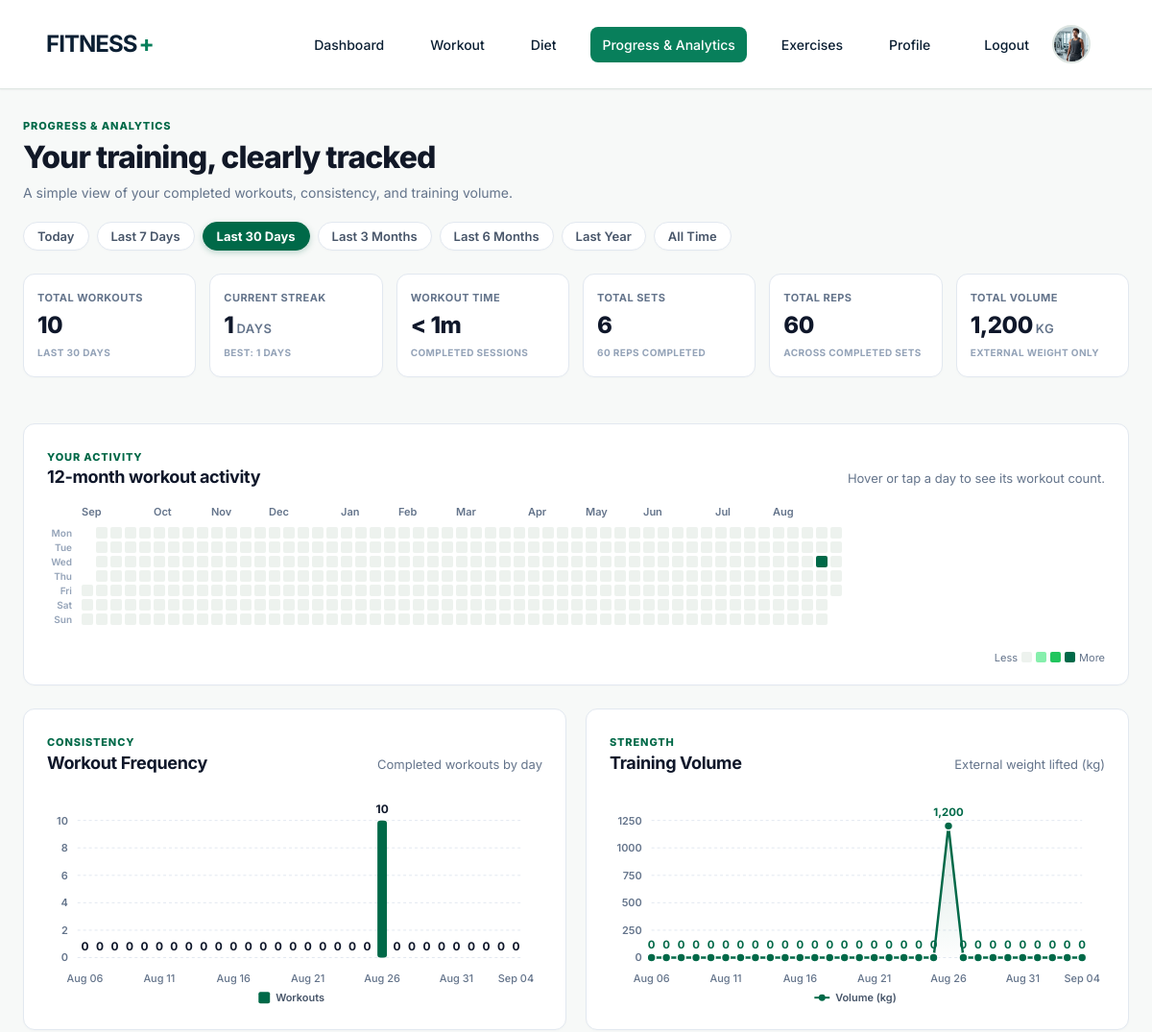
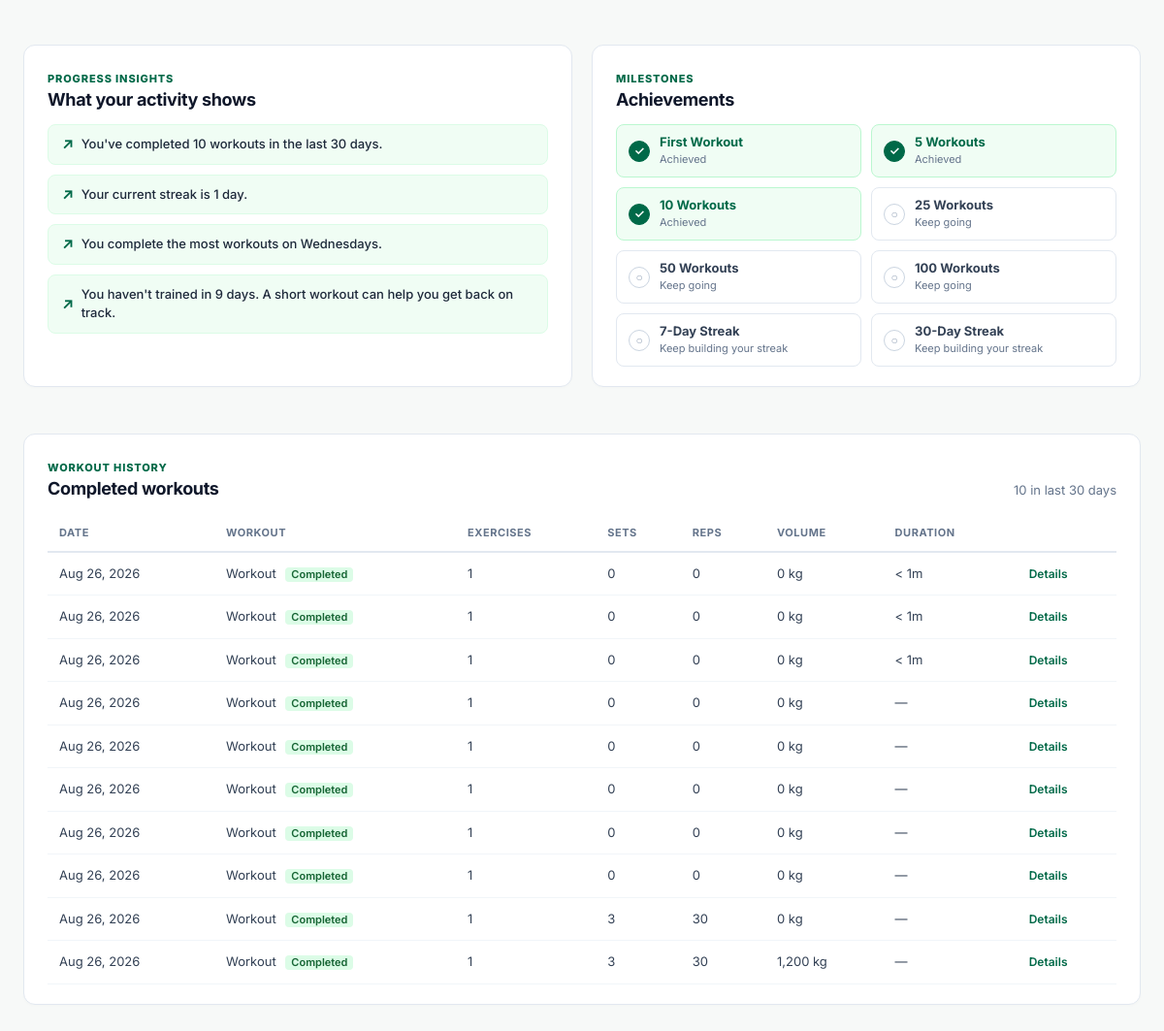
The app's page /progress/ (signed in) with its own data (2 pictures, top to bottom).
### workout/models.py (models this page shows, shortened)
class UserProfile(models.Model):
    class Goal(models.TextChoices):
        BULK = 'bulk', 'Build Muscle / Bulk'
        CUT = 'cut', 'Lose Fat / Cut'
        MAINTAIN = 'maintain', 'Maintain Weight'
        STRENGTH = 'strength', 'Build Strength'
        FITNESS = 'fitness', 'General Fitness'
    user = models.OneToOneField(User, related_name='fitness_profile', on_delete=models.CASCADE)
    name = models.CharField(max_length=80, blank=True)
    age = models.PositiveSmallIntegerField(null=True, blank=True)
    gender = models.CharField(max_length=20, choices=[('male', 'Male'), ('female', 'Female')], null=True, blank=True, default=None)
    height_cm = models.DecimalField(max_digits=5, decimal_places=1, null=True, blank=True)
    weight_kg = models.DecimalField(max_digits=5, decimal_places=1, null=True, blank=True)
    goal = models.CharField(max_length=20, choices=Goal.choices, default=Goal.FITNESS)
    workout_location = models.CharField(max_length=10, choices=[('gym','Gym'),('home','Home')], default='home')
    experience_level = models.CharField(max_length=20, choices=[('beginner','Beginner'),('intermediate','Intermediate'),('advanced','Advanced')], default='beginner')
    home_equipment = models.JSONField(default=list, blank=True)
    profile_completed = models.BooleanField(default=False)
    profile_image = models.ImageField(upload_to='profile_images/', null=True, blank=True)
    current_streak = models.PositiveIntegerField(default=0); longest_streak = models.PositiveIntegerField(default=0); last_workout_date = models.DateField(null=True, blank=True)
    created_at = models.DateTimeField(auto_now_add=True); updated_at = models.DateTimeField(auto_now=True)

class Workout(models.Model):
    user = models.ForeignKey(User, related_name='workouts', on_delete=models.CASCADE)
    date = models.DateField(default=timezone.localdate)
    created_at = models.DateTimeField(auto_now_add=True)
    completed = models.BooleanField(default=False)
    completed_at = models.DateTimeField(null=True, blank=True)
    class Meta:
        ordering = ['-date', '-created_at']
    @property
    def duration_seconds(self):
        if not self.completed_at:
            return None
        return max(0, int((self.completed_at - self.created_at).total_seconds()))

### workout/views.py (the view)
# urls.py: path('progress/', views.progress, name='progress'),
@login_required
def progress(request):
    profile, _ = UserProfile.objects.get_or_create(user=request.user)
    if not profile.profile_completed:
        return redirect('workout:profile_setup')
    today = timezone.localdate()
    range_key, start_date = get_range(request.GET.get('range', '30d'), today)
    base_workouts = Workout.objects.filter(user=request.user, completed=True).annotate(
        analytics_date=Coalesce(TruncDate('completed_at'), F('date'), output_field=DateField())
    )
    all_time_workouts = base_workouts.count()
    filtered_workouts = base_workouts
    if start_date:
        filtered_workouts = filtered_workouts.filter(analytics_date__gte=start_date)
    workouts = filtered_workouts.prefetch_related('workout_exercises__exercise', 'workout_exercises__sets')
    data = build_progress_data(workouts, today, range_key=range_key, start_date=start_date)
    heatmap_start = today - timedelta(days=364)
    heatmap_workouts = Workout.objects.filter(user=request.user, completed=True).annotate(
        analytics_date=Coalesce(TruncDate('completed_at'), F('date'), output_field=DateField())
    ).filter(analytics_date__gte=heatmap_start).prefetch_related('workout_exercises__exercise', 'workout_exercises__sets')
    heatmap_activity = build_progress_data(heatmap_workouts, today)['activity']
    heatmap_day_details = build_heatmap_day_details(heatmap_workouts, today)
    range_days = RANGES[range_key][1]
    previous_workouts = 0
    if range_days:
        previous_start = start_date - timedelta(days=range_days)
        previous_workouts = Workout.objects.filter(user=request.user, completed=True).annotate(
            analytics_date=Coalesce(TruncDate('completed_at'), F('date'), output_field=DateField())
        ).filter(analytics_date__gte=previous_start, analytics_date__lt=start_date).count()
    insights = progress_insights(data, profile, range_days, previous_workouts, today)
    milestones = [(1, 'First Workout'), (5, '5 Workouts'), (10, '10 Workouts'), (25, '25 Workouts'), (50, '50 Workouts'), (100, '100 Workouts')]
    streak_milestones = [(7, '7-Day Streak'), (30, '30-Day Streak')]
    chart_data = {
        'frequency': data['frequency'],
        'volume': data['volume'],
        'activity': heatmap_activity,
        'heatmapStart': heatmap_start.isoformat(),
        'heatmapEnd': today.isoformat(),
        'dayDetails': heatmap_day_details,
    }
    return render(request, 'workout/progress.html', {
        'profile': profile,
        'summary': data['summary'],
        'history': data['history'],
        'all_time_workouts': all_time_workouts,
        'ranges': RANGES,
        'selected_range': range_key,
        'range_label': RANGES[range_key][0],
        'insights': insights,
        'milestones': milestones,
        'streak_milestones': streak_milestones,
        'chart_data': chart_data,
    })

### workout/analytics.py (called while the page is built)
def get_range(key, today=None):
    today = today or timezone.localdate()
    key = key if key in RANGES else '30d'
    days = RANGES[key][1]
    if days is None:
        return key, None
    if key == 'today':
        return key, today
    return key, today - timedelta(days=days - 1)

def duration_label(seconds):
    if not seconds:
        return '—'
    hours, remainder = divmod(seconds, 3600)
    minutes = remainder // 60
    if hours:
        return f'{hours}h {minutes}m'
    return f'{minutes}m' if minutes else '< 1m'

def get_workout_focus(workout):
    entries = list(workout.workout_exercises.all())
    if not entries:
        return 'General Workout'
    groups = Counter()
    for entry in entries:
        groups[get_muscle_group(entry.exercise)] += 1
    if len(groups) == 1:
        return list(groups.keys())[0]
    if 'Full Body' in groups or len(groups) >= 3:
        return 'Full Body'
    top = [g for g, _ in groups.most_common(2)]
    return ' & '.join(top)

### workout/models.py (called while the page is built)
def format_weight_display(value):
    if value is None:
        return '0'
    try:
        val = Decimal(str(value))
    except Exception:
        return '0'
    if val == 0:
        return '0'
    if val % 1 == 0:
        return f"{int(val):,}"
    return f"{val:,.2f}".rstrip('0').rstrip('.')

def calculate_exercise_volume(exercise_entry):
    if exercise_entry.exercise.is_bodyweight or exercise_entry.weight is None:
        return Decimal('0')
    return sum(
        (
            Decimal(str(workout_set.reps_completed))
            * (workout_set.weight if workout_set.weight is not None else Decimal('0'))
            for workout_set in exercise_entry.sets.all()
            if workout_set.completed
        ),
        Decimal('0'),
    )

def calculate_workout_volume(workout):
    entries = workout.workout_exercises.all()
    total = Decimal('0')
    for entry in entries:
        total += calculate_exercise_volume(entry)
    return total

### workout/templates/workout/progress.html (shortened to what this page needs)
{% extends 'workout/base.html' %}
{% load static %}
{% block content %}
<section class="page-intro progress-intro">
  <p class="eyebrow">PROGRESS &amp; ANALYTICS</p>
  <h1>Your training, clearly tracked</h1>
  <p class="subtitle">A simple view of your completed workouts, consistency, and training volume.</p>
</section>
<form class="range-filter" method="get" aria-label="Analytics time range">
  {% for key, details in ranges.items %}
  <button class="range-option{% if selected_range == key %} active{% endif %}" type="submit" name="range" value="{{ key }}">{{ details.0 }}</button>
  {% endfor %}
</form>
{% if summary.workouts or all_time_workouts %}
<section class="analytics-summary-grid" aria-label="{{ range_label }} summary">
  <article class="analytics-stat card">
    <span>TOTAL WORKOUTS</span>
    <strong>{{ summary.workouts }}</strong>
    <small>{{ range_label|upper }}</small>
  </article>
  <article class="analytics-stat card">
    <span>CURRENT STREAK</span>
    <strong>{{ profile.current_streak }}<small> days</small></strong>
    <small>BEST: {{ profile.longest_streak }} DAYS</small>
  </article>
  <article class="analytics-stat card">
    <span>WORKOUT TIME</span>
    <strong>{{ summary.duration }}</strong>
    <small>COMPLETED SESSIONS</small>
  </article>
  <article class="analytics-stat card">
    <span>TOTAL SETS</span>
    <strong>{{ summary.sets }}</strong>
    <small>{{ summary.reps }} REPS COMPLETED</small>
  </article>
  <article class="analytics-stat card">
    <span>TOTAL REPS</span>
    <strong>{{ summary.reps }}</strong>
    <small>ACROSS COMPLETED SETS</small>
  </article>
  <article class="analytics-stat card">
    <span>TOTAL VOLUME</span>
    <strong>{{ summary.volume }}<small> kg</small></strong>
    <small>EXTERNAL WEIGHT ONLY</small>
  </article>
</section>
<section class="analytics-panel card heatmap-panel">
  <div class="analytics-panel-heading">
    <div>
      <p class="eyebrow">YOUR ACTIVITY</p>
      <h2>12-month workout activity</h2>
    </div>
    <p>Hover or tap a day to see its workout count.</p>
  </div>
  <div class="heatmap-wrapper">
    <div class="heatmap-weekdays" aria-hidden="true">
      <span>Mon</span>
      <span>Tue</span>
      <span>Wed</span>
      <span>Thu</span>
      <span>Fri</span>
      <span>Sat</span>
      <span>Sun</span>
    </div>
    <div class="heatmap-grid-scroll">
      <div id="heatmap-months" class="heatmap-months" aria-hidden="true"></div>
      <div id="activity-heatmap" class="activity-heatmap" aria-label="Workout activity heatmap"></div>
    </div>
  </div>
  <div class="heatmap-legend">
    <span>Less</span>
    <i class="level-0"></i>
    <i class="level-1"></i>
    <i class="level-2"></i>
    <i class="level-3"></i>
    <span>More</span>
  </div>
</section>
<section class="analytics-charts-grid">
  <article class="analytics-panel card">
    <div class="analytics-panel-heading">
      <div>
        <p class="eyebrow">CONSISTENCY</p>
        <h2>Workout Frequency</h2>
      </div>
      <p>Completed workouts by day</p>
    </div>
    <div id="frequency-chart" class="chart-area"></div>
  </article>
  <article class="analytics-panel card">
    <div class="analytics-panel-heading">
      <div>
        <p class="eyebrow">STRENGTH</p>
        <h2>Training Volume</h2>
      </div>
      <p>External weight lifted (kg)</p>
    </div>
    <div id="volume-chart" class="chart-area"></div>
  </article>
</section>
<div class="insights-achievements-row">
  {% if insights %}
  <section class="analytics-panel card insights-panel">
    <p class="eyebrow">PROGRESS INSIGHTS</p>
    <h2>What your activity shows</h2>
    <ul class="insights-list">
      {% for insight in insights %}
      <li>{{ insight }}</li>
      {% endfor %}
    </ul>
  </section>
  {% endif %}
  <section class="analytics-panel card milestones-panel">
    <p class="eyebrow">MILESTONES</p>
    <h2>Achievements</h2>
    <div class="milestones-grid">
      {% for target, label in milestones %}
      <div class="milestone{% if all_time_workouts >= target %} earned{% endif %}">
        <span>{% if all_time_workouts >= target %}✓{% else %}○{% endif %}</span>
        <div>
          <strong>{{ label }}</strong>
          <small>{% if all_time_workouts >= target %}Achieved{% else %}Keep going{% endif %}</small>
        </div>
      </div>
      {% endfor %}
      {% for target, label in streak_milestones %}
      <div class="milestone{% if profile.longest_streak >= target %} earned{% endif %}">
        <span>{% if profile.longest_streak >= target %}✓{% else %}○{% endif %}</span>
        <div>
          <strong>{{ label }}</strong>
          <small>{% if profile.longest_streak >= target %}Achieved{% else %}Keep building your streak{% endif %}</small>
        </div>
      </div>
      {% endfor %}
    </div>
  </section>
</div>
<section class="analytics-panel card progress-history">
  <div class="analytics-panel-heading">
    <div>
      <p class="eyebrow">WORKOUT HISTORY</p>
      <h2>Completed workouts</h2>
    </div>
    <p>{{ history|length }} in {{ range_label|lower }}</p>
  </div>
  <div class="history-table-wrap">
    <table>
      <thead>
        <tr>
          <th>Date</th>
          <th>Workout</th>
          <th>Exercises</th>
          <th>Sets</th>
          <th>Reps</th>
          <th>Volume</th>
          <th>Duration</th>
          <th></th>
        </tr>
      </thead>
      <tbody>
        {% for item in history %}
        <tr>
          <td>{{ item.workout.date|date:'M j, Y' }}</td>
          <td>Workout <span class="badge badge-success">Completed</span></td>
          <td>{{ item.exercise_count }}</td>
          <td>{{ item.sets }}</td>
          <td>{{ item.reps }}</td>
          <td>{{ item.volume }} kg</td>
          <td>{{ item.duration }}</td>
          <td><a href="{% url 'workout:workout_history_detail' item.workout.id %}">Details</a></td>
        </tr>
        {% endfor %}
      </tbody>
    </table>
  </div>
</section>
{% endif %}
{% endblock %}

### workout/static/workout/css/theme.css (style rules this page uses)
:root { --primary: #087F5B; --primary-dark: #066A4C; --navy: #0B1F33; --background: #F7F9F8; --surface: #FFFFFF; --muted: #64748B; --border: #DDE5E1; --success: #168A65; --warning: #D98C10; --danger: #C0392B; --spacing-8: 8px; --spacing-12: 12px; --spacing-16: 16px; --spacing-20: 20px; --spacing-24: 24px; --spacing-32: 32px; --spacing-40: 40px; --spacing-48: 48px; --radius-4: 4px; --radius-8: 8px; --radius-12: 12px; --shadow-sm: 0 1px 2px rgba(0,0,0,0.05); }
body { font-family: 'Inter', system-ui, sans-serif; background-color: var(--background); color: var(--navy); margin: 0; line-height: 1.5; }
h1, .title { font-size: 2rem; font-weight: 700; color: var(--navy); margin-bottom: var(--spacing-24); }
h2, .section-title { font-size: 1.5rem; font-weight: 600; color: var(--navy); margin-top: var(--spacing-24); margin-bottom: var(--spacing-12); }
.card { background: var(--surface); border: 1px solid var(--border); border-radius: var(--radius-12); box-shadow: var(--shadow-sm); padding: var(--spacing-24); margin-bottom: var(--spacing-24); }

### records on screen
UserProfile: current_streak "1", longest_streak "1"
Workout: workout "Aug 26, 2026", exercise_count "1", sets "0", reps "0", volume "0", duration "< 1m"
Workout: workout "Aug 26, 2026", exercise_count "1", sets "0", reps "0", volume "0", duration "< 1m"
Workout: workout "Aug 26, 2026", exercise_count "1", sets "0", reps "0", volume "0", duration "< 1m"
Workout: workout "Aug 26, 2026", exercise_count "1", sets "0", reps "0", volume "0", duration "—"
Workout: workout "Aug 26, 2026", exercise_count "1", sets "0", reps "0", volume "0", duration "—"
Workout: workout "Aug 26, 2026", exercise_count "1", sets "0", reps "0", volume "0", duration "—"
Workout: workout "Aug 26, 2026", exercise_count "1", sets "0", reps "0", volume "0", duration "—"
Workout: workout "Aug 26, 2026", exercise_count "1", sets "0", reps "0", volume "0", duration "—"
Workout: workout "Aug 26, 2026", exercise_count "1", sets "3", reps "30", volume "0", duration "—"
Workout: workout "Aug 26, 2026", exercise_count "1", sets "3", reps "30", volume "1,200", duration "—"

### other values on screen
{{ details.0 }} "Today" "Last 7 Days" "Last 30 Days" "Last 3 Months" "Last 6 Months" "Last Year" "All Time"
{{ summary.workouts }} "10"
{{ range_label|upper }} "LAST 30 DAYS"
{{ summary.duration }} "< 1m"
{{ summary.sets }} "6"
{{ summary.reps }} "60"
{{ summary.volume }} "1,200"
{{ insight }} "You've completed 10 workouts in the last 30 days." "Your current streak is 1 day." "You complete the most workouts on Wednesdays." "You haven't trained in 9 days. A short workout can help you get back on track."
{{ label }} "First Workout" "5 Workouts" "10 Workouts" "25 Workouts" "50 Workouts" "100 Workouts"
{{ label }} "7-Day Streak" "30-Day Streak"
{{ history|length }} "10"
{{ range_label|lower }} "last 30 days"
